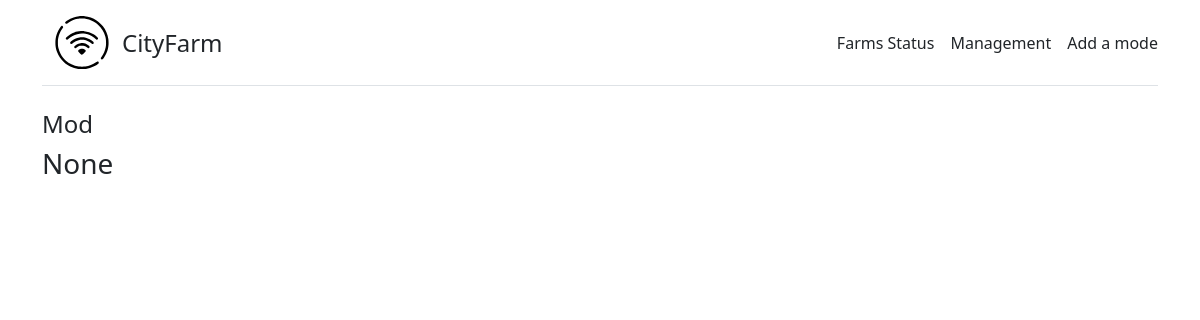
The page /ArinaBeLike on the database as committed earlier.
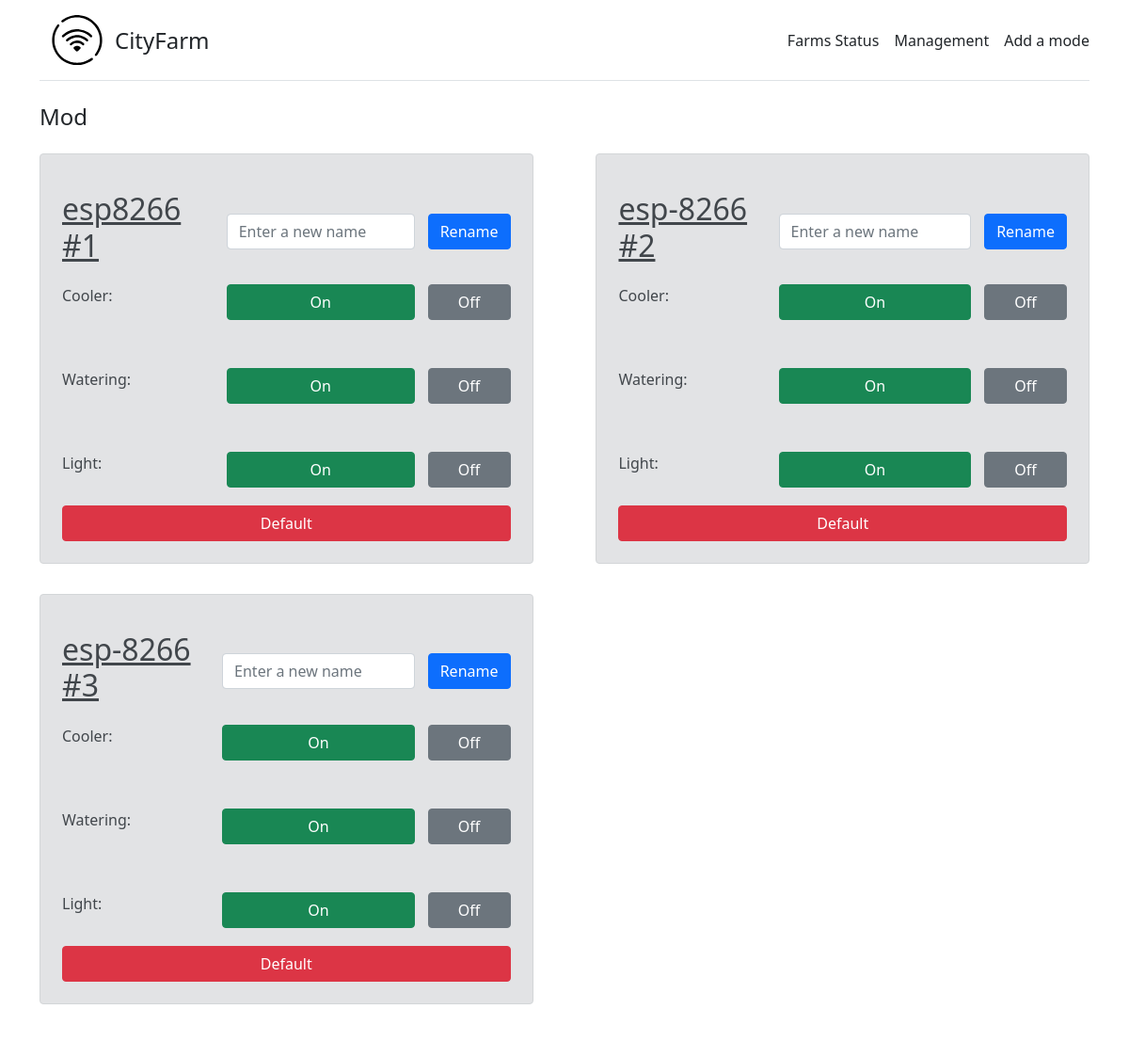
The same page on the database as committed later.
### main/models.py (models this page shows, shortened)
class Status(models.Model):
    FarmName = models.CharField('Farm name:', max_length=50)
    MacAddress = models.CharField('Mac Address:', max_length=17)
    Temperature = models.IntegerField('Temperature:')
    Humidity = models.IntegerField('Humidity:')
    Light = models.IntegerField('Light:')
    TimeTarget = models.DateTimeField('Time Target:')
    TimeLeft = models.CharField('Time Left:', max_length=50)
    GrowthProcess = models.IntegerField('Growth Process:')
    CheckLine = models.BooleanField('Online:', default=False)
    TimeDelta = models.DateTimeField('TimePass:',  auto_now=False)

### main/views.py (the view)
# urls.py: path('ArinaBeLike', views.ArinaBeLike, name='ArinaBeLike')
def ArinaBeLike(request):
    statuses = Status.objects.all()
    contex = {
        "statuses": statuses
    }
    return render(request, "main/ArinaBeLike.html", contex)

### main/templates/main/ArinaBeLike.html (shortened to what this page needs)
{% extends 'main/base.html' %}
{% block content %}
<h4>
    Mod
</h4>
<div class="wrapper">
    {% if statuses %}
        {% for el in statuses %}
            <div class="alert alert-secondary mt-3" style="width: 47%">
                <form method="post">
                    <table cellspacing="0" cellpadding="7" style="width:100%">
                        <tr>
                            <td>
                                <h2 style="text-decoration-line: underline; text-decoration-style: solid">{{ el.FarmName }}</h2>
                            </td>
                            <td>
                                <input type="text" class="form-control" style="width:100%" name="ChangeName{{ el.id }}" placeholder="Enter a new name">
                            </td>
                            <td>
                                <input type="submit" class="btn btn-primary" name="NameSend{{ el.id }}" value="Rename" style="width:100%">
                            </td>
                        </tr>
                        <tr>
                            <p style="font-size: 24px">
                                <td style="vertical-align: top">
                                    Cooler: &nbsp;
                                </td>
                                <td>
                                    <input type="submit" class="btn btn-success" name="CoolerOn{{ el.id }}" value="On" style="width:100%; margin-bottom: 5px">
                                </td>
                                <td>
                                    <input type="submit" class="btn btn-secondary" name="CoolerOff{{ el.id }}" value="Off" style="width:100%; margin-bottom: 5px">
                                </td>
                            </p>
                        </tr>
                        <tr>
                            <p style="font-size: 24px;">
                                    <td style="vertical-align: top">
                                        Watering: &nbsp;
                                    </td>
                                    <td>
                                        <input type="submit" class="btn btn-success" name="WateringOn{{ el.id }}" value="On" style="width:100%; margin-bottom: 5px">
                                    </td>
                                    <td>
                                        <input type="submit" class="btn btn-secondary" name="WateringOff{{ el.id }}" value="Off" style="width:100%; margin-bottom: 5px">
                                    </td>
                                </p>
                        </tr>
                        <tr>
                            <p style="font-size: 24px">
                                <td style="vertical-align: top">
                                    Light: &nbsp;
                                </td>
                                <td>
                                    <input type="submit" class="btn btn-success" name="LightOn{{ el.id }}" value="On" style="width:100%" id="45">
                                </td>
                                <td>
                                    <input type="submit" class="btn btn-secondary" name="LightOff{{ el.id }}" value="Off" style="width:100%">
                                </td>
                            </p>
                        </tr>
                        <tr>
                            <td colspan="3">
                                <input type="submit" class="btn btn-danger" name="Default{{ el.id }}" value="Default" style="width:100%; margin-top: 5px">
                            </td>
                        </tr>
                    </table>
                </form>
            </div>
        {% endfor %}
    {% else %}
        <h3>None</h3>
    {% endif %}
</div>
{% endblock %}

### main/templates/main/base.html (shortened to what this page needs)
{% load static %}
<!DOCTYPE html>
<html lang="en">
<head>
    <link href="{% static 'main/cssfile.css' %}" rel="stylesheet">
</head>
<body>
    <div class="container py-3">
        <div class="d-flex flex-column flex-md-row align-items-center pb-3 mb-4 border-bottom">
            <a href="/" class="d-flex align-items-center text-dark text-decoration-none">
                <span class="fs-4" href="{% url 'home' %}"><ya-tr-span data-index="0-0" data-translated="true" data-source-lang="en" data-target-lang="ru" data-value="CityFarm" data-translation="CityFarm" data-type="trSpan" data-selected="false">CityFarm</ya-tr-span></span>
            </a>
            <nav class="d-inline-flex mt-2 mt-md-0 ms-md-auto">
                <a class="me-3 py-2 text-dark text-decoration-none" href="{% url 'home' %}"><ya-tr-span data-index="2-0" data-translated="true" data-source-lang="en" data-target-lang="ru" data-value="Farms Status" data-translation="Статус ферм" data-type="trSpan">Farms Status</ya-tr-span></a>
                <a class="me-3 py-2 text-dark text-decoration-none" href="{% url 'management' %}"><ya-tr-span data-index="3-0" data-translated="true" data-source-lang="en" data-target-lang="ru" data-value="Management" data-translation="Управление" data-type="trSpan">Management</ya-tr-span></a>
                <a class="py-2 text-dark text-decoration-none" href="{% url 'mode' %}"><ya-tr-span data-index="4-0" data-translated="true" data-source-lang="en" data-target-lang="ru" data-value="Add a mode" data-translation="Добавить режим" data-type="trSpan">Add a mode</ya-tr-span></a>
            </nav>
       </div>
        {% block content %}{% endblock %}
    </div>
</body>
</html>

### main/templates/main/base.html (style rules this page uses)
.wrapper { position: relative; display: block; width: 100%; box-sizing: border-box; text-align: justify; }
.wrapper:after { position: relative; display: inline-block; width: 100%; height: auto; box-sizing: border-box; vertical-align: top; content: ''; }
.wrapper>div { position: relative; display: inline-block; width: 25%; height: auto; box-sizing: border-box; text-align: left; vertical-align: top; }

Rows that differ between the two databases and show on the page:
added Status: FarmName "esp8266 #1"
added Status: FarmName "esp-8266 #2"
added Status: FarmName "esp-8266 #3"
Other text that changed with them:
text no longer shown: "None"
